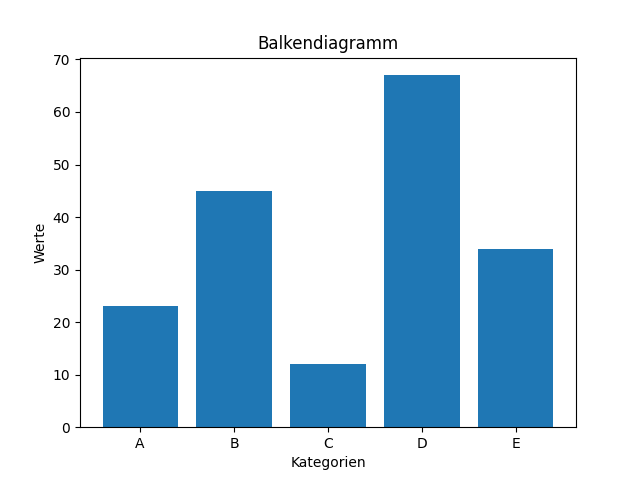

The Python source for this figure:
import matplotlib.pyplot as plt

# Liste der Kategorien und Werte
kategorien = ['A', 'B', 'C', 'D', 'E']
werte = [23, 45, 12, 67, 34]

# Erstelle ein Balkendiagramm
plt.bar(kategorien, werte)
plt.xlabel('Kategorien')
plt.ylabel('Werte')
plt.title('Balkendiagramm')
plt.show()
